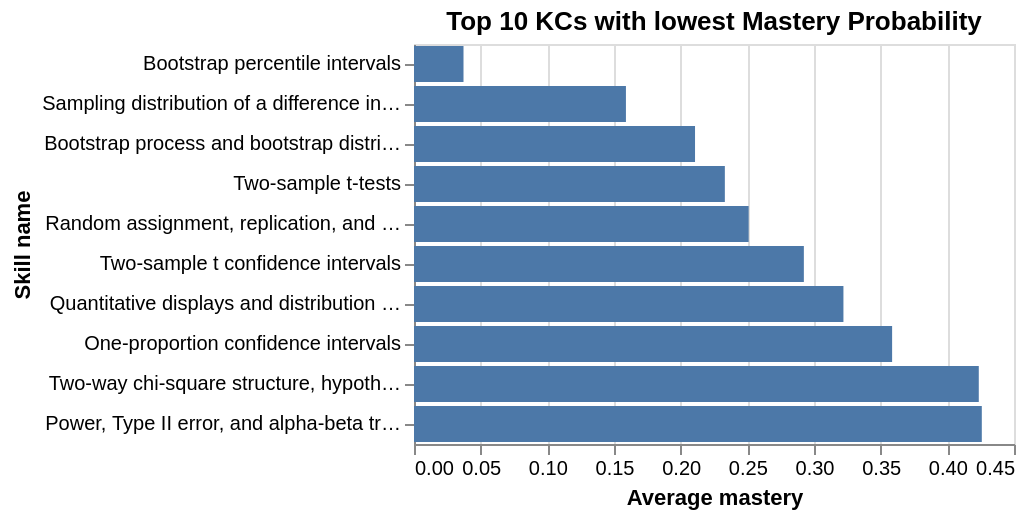

This figure's notebook cell:
### Code cell
alt.Chart(kc_difficulty[:10]).mark_bar().encode(
    x=alt.X('avg_mastery', title = 'Average mastery'),
    y=alt.Y('modeling_kc_label_x', sort='x', title = 'Skill name'),
    tooltip=alt.Tooltip(['avg_mastery'], title = 'Average mastery')
).properties(
    title = 'Top 10 KCs with lowest Mastery Probability',
)

### Figure 1 — Vega-Lite specification as saved in the notebook (floating-point values rounded to 4 significant figures)
{"config": {"view": {"continuousWidth": 300, "continuousHeight": 300}}, "data": {"name": "data-7a5346d843da15283cb3db5b334fa667"}, "mark": {"type": "bar"}, "encoding": {"tooltip": [{"field": "avg_mastery", "title": "Average mastery", "type": "quantitative"}], "x": {"field": "avg_mastery", "title": "Average mastery", "type": "quantitative"}, "y": {"field": "modeling_kc_label_x", "sort": "x", "title": "Skill name", "type": "nominal"}}, "title": "Top 10 KCs with lowest Mastery Probability", "$schema": "https://vega.github.io/schema/vega-lite/v6.4.1.json", "datasets": {"data-7a5346d843da15283cb3db5b334fa667": [{"modeling_kc_label_x": "Bootstrap percentile intervals", "avg_mastery": 0.03713}, {"modeling_kc_label_x": "Sampling distribution of a difference in sample proportions", "avg_mastery": 0.1589}, {"modeling_kc_label_x": "Bootstrap process and bootstrap distributions", "avg_mastery": 0.2108}, {"modeling_kc_label_x": "Two-sample t-tests", "avg_mastery": 0.2331}, {"modeling_kc_label_x": "Random assignment, replication, and causal conclusions", "avg_mastery": 0.251}, {"modeling_kc_label_x": "Two-sample t confidence intervals", "avg_mastery": 0.2924}, {"modeling_kc_label_x": "Quantitative displays and distribution description", "avg_mastery": 0.3221}, {"modeling_kc_label_x": "One-proportion confidence intervals", "avg_mastery": 0.3586}, {"modeling_kc_label_x": "Two-way chi-square structure, hypotheses, and conditions", "avg_mastery": 0.4236}, {"modeling_kc_label_x": "Power, Type II error, and alpha-beta tradeoffs", "avg_mastery": 0.4259}]}}
